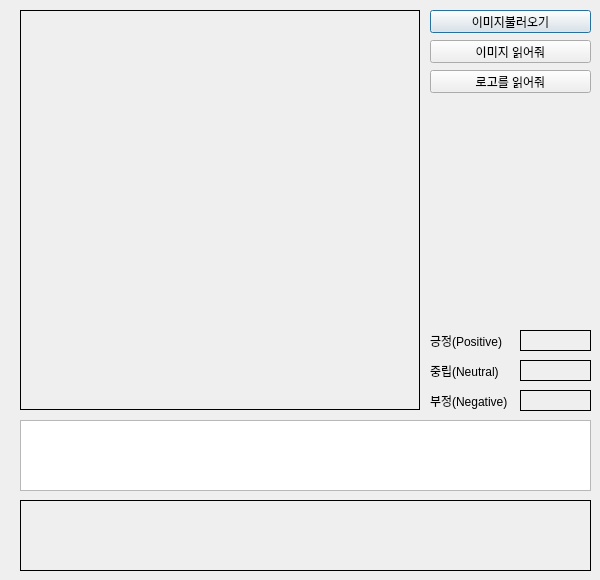
<?xml version="1.0" encoding="UTF-8"?>
<ui version="4.0">
 <class>Dialog</class>
 <widget class="QDialog" name="Dialog">
  <property name="geometry">
   <rect>
    <x>0</x>
    <y>0</y>
    <width>600</width>
    <height>580</height>
   </rect>
  </property>
  <property name="windowTitle">
   <string>Dialog</string>
  </property>
  <widget class="QStackedWidget" name="DrawingFrame">
   <property name="geometry">
    <rect>
     <x>20</x>
     <y>10</y>
     <width>400</width>
     <height>400</height>
    </rect>
   </property>
   <property name="frameShape">
    <enum>QFrame::Box</enum>
   </property>
   <property name="frameShadow">
    <enum>QFrame::Plain</enum>
   </property>
   <property name="currentIndex">
    <number>1</number>
   </property>
   <widget class="QWidget" name="page"/>
   <widget class="QWidget" name="page_2"/>
  </widget>
  <widget class="QTextEdit" name="textEdit">
   <property name="geometry">
    <rect>
     <x>20</x>
     <y>420</y>
     <width>571</width>
     <height>71</height>
    </rect>
   </property>
  </widget>
  <widget class="QPushButton" name="pushButton5">
   <property name="geometry">
    <rect>
     <x>430</x>
     <y>10</y>
     <width>161</width>
     <height>23</height>
    </rect>
   </property>
   <property name="text">
    <string>이미지불러오기</string>
   </property>
  </widget>
  <widget class="QLabel" name="Label2">
   <property name="geometry">
    <rect>
     <x>20</x>
     <y>500</y>
     <width>571</width>
     <height>71</height>
    </rect>
   </property>
   <property name="frameShape">
    <enum>QFrame::Box</enum>
   </property>
   <property name="text">
    <string/>
   </property>
  </widget>
  <widget class="QPushButton" name="pushButton6">
   <property name="geometry">
    <rect>
     <x>430</x>
     <y>40</y>
     <width>161</width>
     <height>23</height>
    </rect>
   </property>
   <property name="text">
    <string>이미지 읽어줘</string>
   </property>
  </widget>
  <widget class="QLabel" name="Label3">
   <property name="geometry">
    <rect>
     <x>520</x>
     <y>330</y>
     <width>71</width>
     <height>21</height>
    </rect>
   </property>
   <property name="frameShape">
    <enum>QFrame::Box</enum>
   </property>
   <property name="text">
    <string/>
   </property>
  </widget>
  <widget class="QLabel" name="Label4">
   <property name="geometry">
    <rect>
     <x>520</x>
     <y>360</y>
     <width>71</width>
     <height>21</height>
    </rect>
   </property>
   <property name="frameShape">
    <enum>QFrame::Box</enum>
   </property>
   <property name="text">
    <string/>
   </property>
  </widget>
  <widget class="QLabel" name="Label5">
   <property name="geometry">
    <rect>
     <x>520</x>
     <y>390</y>
     <width>71</width>
     <height>21</height>
    </rect>
   </property>
   <property name="frameShape">
    <enum>QFrame::Box</enum>
   </property>
   <property name="text">
    <string/>
   </property>
  </widget>
  <widget class="QLabel" name="label">
   <property name="geometry">
    <rect>
     <x>430</x>
     <y>330</y>
     <width>91</width>
     <height>21</height>
    </rect>
   </property>
   <property name="text">
    <string>긍정(Positive)</string>
   </property>
  </widget>
  <widget class="QLabel" name="label_2">
   <property name="geometry">
    <rect>
     <x>430</x>
     <y>360</y>
     <width>91</width>
     <height>21</height>
    </rect>
   </property>
   <property name="text">
    <string>중립(Neutral)</string>
   </property>
  </widget>
  <widget class="QLabel" name="label_3">
   <property name="geometry">
    <rect>
     <x>430</x>
     <y>390</y>
     <width>91</width>
     <height>21</height>
    </rect>
   </property>
   <property name="text">
    <string>부정(Negative)</string>
   </property>
  </widget>
  <widget class="QPushButton" name="pushButton7">
   <property name="geometry">
    <rect>
     <x>430</x>
     <y>70</y>
     <width>161</width>
     <height>23</height>
    </rect>
   </property>
   <property name="text">
    <string>로고를 읽어줘</string>
   </property>
  </widget>
 </widget>
 <resources/>
 <connections/>
</ui>
